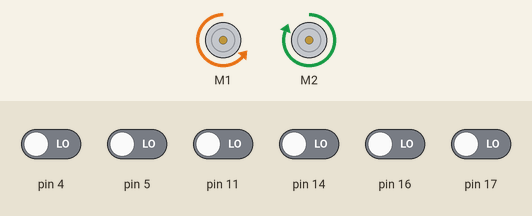
Simulated run of this sketch. Board: Arduino Uno, built with avr-gcc and run on an emulated ATmega328P. Parts: 2 × DC motor (green arrow = forward, orange = backward, longer = faster). The test bench sets the inputs (shaded band); at power-on: pin 4, pin 5, pin 11, pin 14, pin 16, pin 17 LOW.

Above: at 10.2 s.
10.3 s: pin 5 driven HIGH
At 11.5 s:
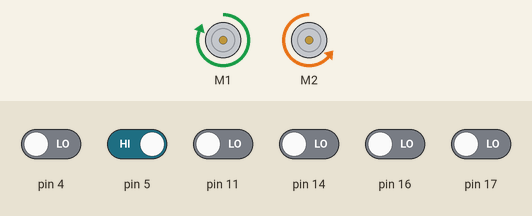
11.8 s: pin 4 driven HIGH
At 12.6 s:
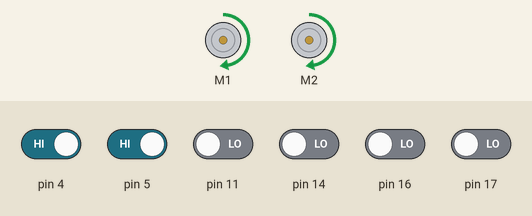
13.3 s: pin 11 driven HIGH
At 13.7 s:
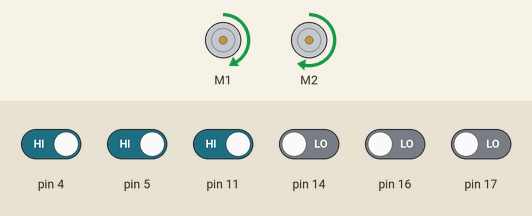
14.8 s: pin 14 driven HIGH
At 16.0 s:
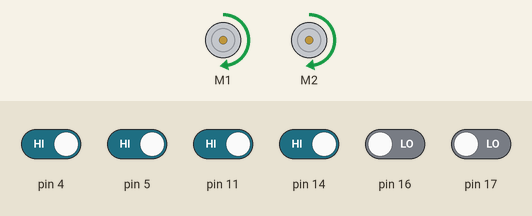
16.3 s: pin 16 driven HIGH
At 17.2 s:
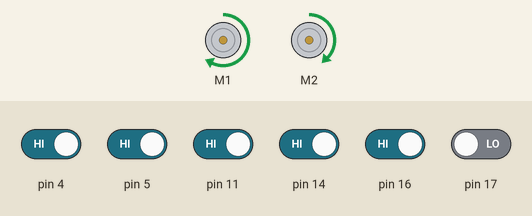
17.8 s: pin 17 driven HIGH
At 18.4 s:
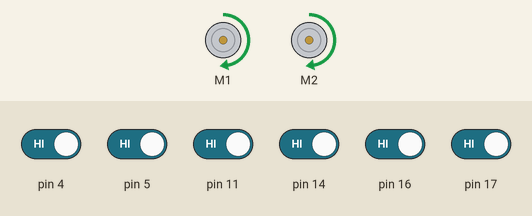
Timing chart, 0 to 20.3 s (numbered marks = the images above; inputs shaded):
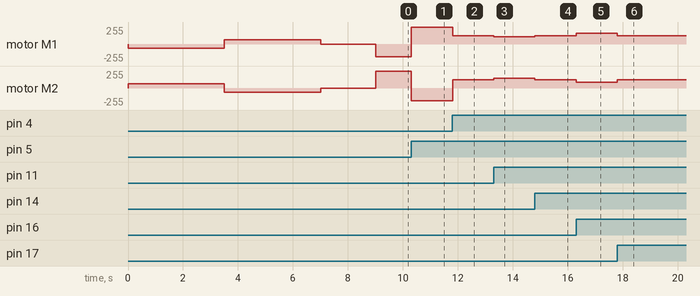

Measured:
- after the input at 10.3 s, motor M1: backward 191/255 → forward 255/255 at once; motor M2: forward 255/255 → backward 191/255 at once
- after the input at 11.8 s, motor M1: forward 255/255 → forward 127/255 at once; motor M2: backward 191/255 → forward 127/255 at once
- after the input at 13.3 s, motor M1: forward 127/255 → forward 106/255 at once; motor M2: forward 127/255 → forward 148/255 at once
- after the input at 14.8 s, motor M1: forward 106/255 → forward 127/255 at once; motor M2: forward 148/255 → forward 127/255 at once
- after the input at 16.3 s, motor M1: forward 127/255 → forward 165/255 at once; motor M2: forward 127/255 → forward 89/255 at once
- after the input at 17.8 s, motor M1: forward 165/255 → forward 127/255 at once; motor M2: forward 89/255 → forward 127/255 at once

The sketch:

milestone_2.ino
```cpp
#include <Wire.h>
#include <ZumoShield.h>
#include "config.h"

ZumoReflectanceSensorArray ir_sensors(QTR_NO_EMITTER_PIN);
unsigned int sensor_vals[6]; // Create an array to store sensory input
ZumoMotors motors;
double previous_error = 0;

// Perform initial calibration
void setup() {
  // Rotate robot for given number of direction changes
  for (int i = 0, rotation = 1; i < DIRECTION_CHANGES; i++) {

    motors.setSpeeds(- CALIBRATION_SPEED * rotation,
                       CALIBRATION_SPEED * rotation);

    rotation = -rotation; // Flip rotation direction

    // Calibrate sensors at given frequency for given duration
    for (int j = 0; j < CALIBRATION_LOOPS; j++) {
      ir_sensors.calibrate();
      delay(CALIBRATION_FREQ);
    }

  }
  motors.setSpeeds(0, 0);

  // Wait 2 seconds before continuing...
  delay(2000);
}

/* Read in the position of the line and adjust correction propotional amount.
 * Robot must start on the line. */
void loop() {
  /* Line position is an integer between 0 and 5000.  When the line is to
   * the left of the robot, the position is 0.  When the line is to the right
   * of the robot, the position is 5000. */
  int line_position = ir_sensors.readLine(sensor_vals);

  /* Compute the scaled amount of positional error [-1, 1].*/
  double positional_error = (line_position - CENTERED_ON_PATH) / (double) MAX_ERROR;

  /* Speed adjustment for error.  */
  double error_diff = positional_error - previous_error;
  int adjustment = PROP_GAIN * positional_error + DERIV_GAIN * error_diff;
  motors.setSpeeds(NAV_SPEED + adjustment, NAV_SPEED - adjustment);
  previous_error = positional_error;
}
```

config.h
```cpp
// Calibration constants
#define CALIBRATION_SPEED 100
#define CALIBRATION_TIME 1000
#define CALIBRATION_FREQ 10
#define CALIBRATION_LOOPS (CALIBRATION_TIME / CALIBRATION_FREQ)
#define DIRECTION_CHANGES 2

// Navigation constants
// Value of Zumo line sensors when the robot is centered on the line
#define NAV_SPEED 200
#define LEFTMOST_POS 0
#define RIGHTMOST_POS 5000
#define CENTERED_ON_PATH ((RIGHTMOST_POS - LEFTMOST_POS) / 2)
#define MAX_ERROR (CENTERED_ON_PATH + LEFTMOST_POS)

// PID correction constants
#define PROP_GAIN 500
#define DERIV_GAIN 3000
```
